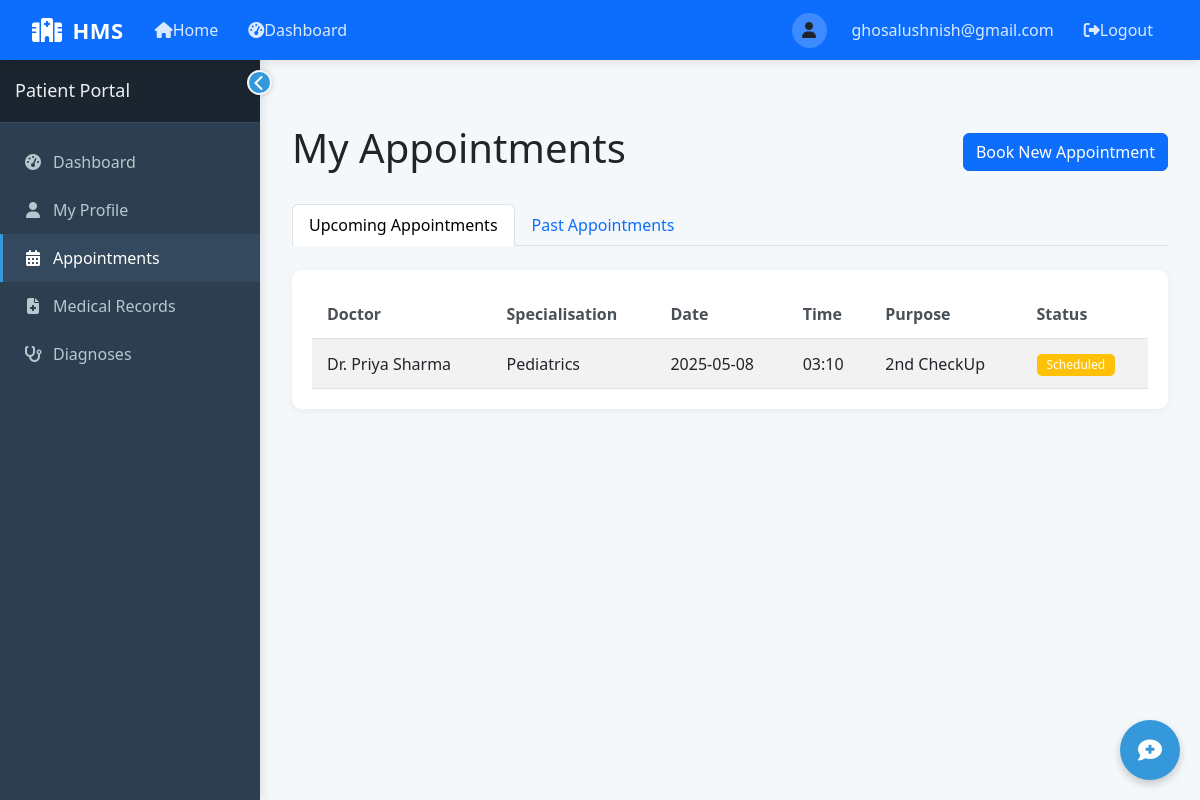
Page /patient/appointments (signed in) on the committed database.
### tables this page shows
CREATE TABLE Appointment (
            AppointmentID INTEGER PRIMARY KEY AUTOINCREMENT,
            PatientID INTEGER NOT NULL,
            DoctorID INTEGER NOT NULL,
            Date DATE NOT NULL,
            Time TEXT NOT NULL,
            Status TEXT DEFAULT 'Scheduled' CHECK (Status IN ('Scheduled', 'Completed', 'Cancelled')),
            Purpose TEXT,
            FOREIGN KEY (PatientID) REFERENCES Patient(PatientID),
            FOREIGN KEY (DoctorID) REFERENCES Doctor(DoctorID)
        );

CREATE TABLE Doctor (
            DoctorID INTEGER PRIMARY KEY AUTOINCREMENT,
            Name TEXT NOT NULL,
            Specialisation TEXT NOT NULL,
            Username TEXT NOT NULL UNIQUE,
            Password TEXT NOT NULL,
            ContactNumber TEXT,
            Email TEXT,
            AddedByAdmin INTEGER,
            JoinDate DATE DEFAULT CURRENT_DATE,
            FOREIGN KEY (AddedByAdmin) REFERENCES Admin(AdminID)
        );

### app.py (the view)
@app.route('/patient/appointments')
def patient_appointments():
    if 'user_id' not in session or session['user_type'] != 'patient':
        return redirect(url_for('login'))
    patient_id = session['user_id']
    current_date = datetime.now().strftime('%Y-%m-%d')  # Add current date
    conn = get_db_connection()
    upcoming = conn.execute('''
    SELECT a.*, d.Name as DoctorName, d.Specialisation as DoctorSpecialisation
    FROM Appointment a
    JOIN Doctor d ON a.DoctorID = d.DoctorID
    WHERE a.PatientID = ? AND a.Status = 'Scheduled' AND a.Date >= date('now')
    ORDER BY a.Date, a.Time
    ''', (patient_id,)).fetchall()
    past = conn.execute('''
    SELECT a.*, d.Name as DoctorName, d.Specialisation as DoctorSpecialisation
    FROM Appointment a
    JOIN Doctor d ON a.DoctorID = d.DoctorID
    WHERE a.PatientID = ? AND (a.Status != 'Scheduled' OR a.Date < date('now'))
    ORDER BY a.Date DESC, a.Time
    ''', (patient_id,)).fetchall()
    conn.close()
    return render_template('patient/appointments.html',
                          upcoming=upcoming,
                          past=past,
                          current_date=current_date)  # Add current_date here

### app.py (called while the page is built)
def get_db_connection():
    conn = sqlite3.connect(DB_PATH)
    conn.row_factory = sqlite3.Row
    return conn

### templates/patient/appointments.html (shortened to what this page needs)
{% extends "layout.html" %}
{% block content %}
<div class="container-fluid py-4">
    <div class="d-flex justify-content-between align-items-center mb-4">
        <h1>My Appointments</h1>
        <a href="{{ url_for('patient_book_appointment') }}" class="btn btn-primary">Book New Appointment</a>
    </div>
    <ul class="nav nav-tabs mb-4" id="appointmentTabs" role="tablist">
        <li class="nav-item" role="presentation">
            <button class="nav-link active" id="upcoming-tab" data-bs-toggle="tab" data-bs-target="#upcoming" type="button" role="tab" aria-controls="upcoming" aria-selected="true">Upcoming Appointments</button>
        </li>
        <li class="nav-item" role="presentation">
            <button class="nav-link" id="past-tab" data-bs-toggle="tab" data-bs-target="#past" type="button" role="tab" aria-controls="past" aria-selected="false">Past Appointments</button>
        </li>
    </ul>
    <div class="tab-content" id="appointmentTabsContent">
        <div class="tab-pane fade show active" id="upcoming" role="tabpanel" aria-labelledby="upcoming-tab">
            <div class="card">
                <div class="card-body">
                    <div class="table-responsive">
                        <table class="table table-striped">
                            <thead>
                                <tr>
                                    <th>Doctor</th>
                                    <th>Specialisation</th>
                                    <th>Date</th>
                                    <th>Time</th>
                                    <th>Purpose</th>
                                    <th>Status</th>
                                </tr>
                            </thead>
                            <tbody>
                                {% for appointment in upcoming %}
                                <tr>
                                    <td>{{ appointment.DoctorName }}</td>
                                    <td>{{ appointment.DoctorSpecialisation }}</td>
                                    <td>{{ appointment.Date }}</td>
                                    <td>{{ appointment.Time }}</td>
                                    <td>{{ appointment.Purpose }}</td>
                                    <td>
                                        <span class="badge {% if appointment.Status == 'Scheduled' %}bg-warning{% elif appointment.Status == 'Completed' %}bg-success{% else %}bg-danger{% endif %}">
                                            {{ appointment.Status }}
                                        </span>
                                    </td>
                                </tr>
                                {% else %}
                                <tr>
                                    <td colspan="6" class="text-center">No upcoming appointments</td>
                                </tr>
                                {% endfor %}
                            </tbody>
                        </table>
                    </div>
                </div>
            </div>
        </div>
    </div>
</div>
{% endblock %}

### templates/layout.html (style rules this page uses)
body { font-family: 'Segoe UI', Tahoma, Geneva, Verdana, sans-serif; background-color: #f5f8fa; overflow-x: hidden; }
.card { border: none; border-radius: 10px; box-shadow: 0 2px 10px rgba(0, 0, 0, 0.05); margin-bottom: 20px; transition: transform 0.3s, box-shadow 0.3s; }
.card-body { padding: 20px; }
.table { margin-bottom: 0; }
.table thead th { border-top: none; border-bottom: 1px solid #dee2e6; font-weight: 600; color: #495057; }
.table td, .table th { padding: 12px 15px; vertical-align: middle; }
.badge { padding: 5px 10px; font-weight: 500; border-radius: 5px; }

### rows in the picture
Appointment: DoctorName "Dr. Priya Sharma", DoctorSpecialisation "Pediatrics", Date "2025-05-08", Time "03:10", Purpose "2nd CheckUp", Status "Scheduled"

### other values in the picture
{{ session.get('username') }} "ghosalushnish@gmail.com"
